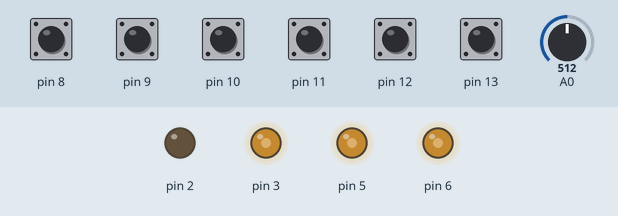
Recording of a sketch running on a simulated Arduino Nano, built with avr-gcc and run on an emulated ATmega328P. Shown: output pins drawn as LEDs (lit = HIGH). Dashed ring = blinking. Inputs (shaded band) come from the test bench; at power-on: pin 8–13 HIGH, A0 = 512. What the sketch prints to the serial monitor is not drawn.

Above: at 2.05 s.
2.3 s: A0 set to 716
At 2.41 s:
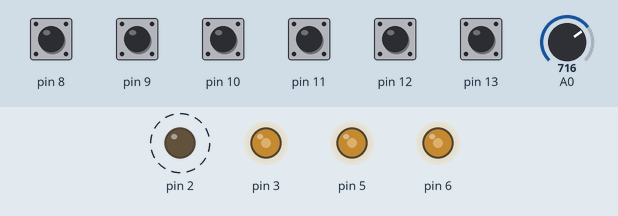
5.3 s: A0 set to 511
At 5.6 s:
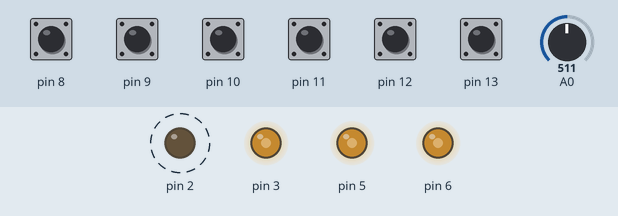
Timing chart, 0 to 14.3 s (numbered marks = the images above; inputs shaded):
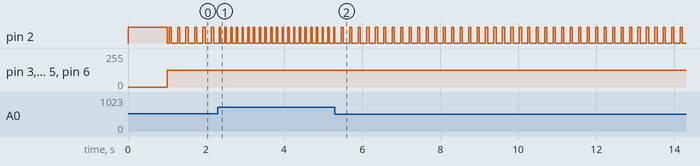

The sketch:

melty_brains.ino
```cpp
#include "avr/interrupt.h"

unsigned int rc[6];
float timer_period, previousAngle, time, currentAngle;
unsigned int T, T_reset, T_prev, T_offset, T_min, T_max;
unsigned short T_pointer=0;
unsigned int tics_before_reset;
int previousRc[5], throttle;
unsigned long previousMillis;
float radius = 0.03;
float fraction= 0.000;

void setup()
{
  Serial.begin(115200);
  pinMode (2, OUTPUT);
  digitalWrite(2, HIGH);
  for (int i=8; i<14; i++) {
    pinMode(i,INPUT);
  }

  // Timer1 setup
  TCCR1A = 0b00000000;
  TCCR1B = 0b00000011;        // Start timer1 with prescaler 8
  timer_period = 0.000004;    // One tick takes 4 us
  PORTB|=0b00111111;          // Turn on pullup resistors
  PCMSK0=0b00111111;          // Pin change interrupt 0 bit mask: we interrupt on change on pins PCINT0-5 (arduino nano pins 8 - 13)
  PCICR=0b00000001;           // Enable pin change interrupt 0
  sei();                      // Global interrupt enable
  TCNT1 = 0;                  // Reset timer1

  T_min = (unsigned int) (0.0005 / timer_period); // shorter than 0.5ms pwm signal is ignored
  T_max = (unsigned int) (0.003 / timer_period); // longer than 3ms pwm signal indicates frame end
  rc[0]=375;                  // Init rc with sane values
  rc[1]=375;
  rc[2]=375;
  rc[3]=375;
  rc[4]=375;
  rc[5]=375;

  tics_before_reset = (unsigned int) (0.10/timer_period); // 0.1 sec control loop (25000 tics)

  Serial.println("Read RC receiver test");
  pinMode(6, OUTPUT);
  delay(1000);
}

void loop() //Main Loop
{
  while (TCNT1 < tics_before_reset) ; // Wait until start of new frame

  cli(); // No interrupts allowed when modifying timer1
  T_reset = TCNT1;
  TCNT1 = 0;
  T_offset = T_reset - T_prev;
  T_prev=0;
  sei(); // Reactivate interrupts.


  float heading = headingSet(rc[0], rc[2]);  //should return angle in radians of vectore (rc[1],rc[3])
  long translationalSpeed = speedSet(rc[0], rc[2]);  //should return magnitude of vector (rc[1],rc[3])
  if (rc[5]< previousRc[5] + 10 && rc[5] > previousRc[5] - 10) {
     throttle= map(rc[5], 268, 483, 0, 255);  //should map rc[6] between 0 and 255
   }
  previousRc[5]=rc[5];
  time = millis()- previousMillis;
  previousMillis= millis();
  currentAngle  = currentAngleSet(analogRead(A0), rc[4], previousAngle, time);
  previousAngle = currentAngle;
  if (currentAngle > 5.4978 || currentAngle < 0.7854){
    digitalWrite(2, HIGH);
  }
  else{
    digitalWrite(2, LOW);
  }


  controlMotor(throttle,heading, currentAngle, translationalSpeed, 3);

  controlMotor(throttle,heading, currentAngle, translationalSpeed, 5);
  controlMotor(throttle,heading, currentAngle, translationalSpeed, 6);

  Serial.print(heading*57.300);
  Serial.print("\t");
  Serial.print(translationalSpeed);
  Serial.print("\t");
  Serial.print(currentAngle*57.300);
  Serial.print("\t");
  Serial.print(map(analogRead(A0), 0, 1000, -4934, 9707));
  Serial.print("\t");
  Serial.print(time);
  Serial.print("\t");
  Serial.println(throttle);
  /*if( throttle > 20){
    //analogWrite (6, throttle);
    analogWrite (5, throttle);
    analogWrite (3, throttle);
  }
  else {
    //analogWrite (6, 0);
    analogWrite (5, 0);
    analogWrite (3, 0);
  } */
}


ISR(PCINT0_vect) {
  T = TCNT1 - T_prev + T_offset;
  if (T > T_min) {
    T_prev = TCNT1;
    T_offset=0;
    if (T > T_max) {
      T_pointer = 0;
    }
    else {
      rc[T_pointer] = T;
      T_pointer++;
      if (T_pointer > 5) T_pointer--; // overflow protection (glitches can happen...)
    }
  }
}

float headingSet(int x, int y){
  float angle;
  float trueX = map(x, 270, 480, -1000, 1000);
  float trueY = map(y, 270, 480, -1000, 1000);
  float YoverX = trueY/trueX ;
  float fraction = abs (YoverX);
  if (trueY >= 0 && trueX >= 0) {
    angle= 4.71239 + atan(fraction);
  }
  else if (trueY <= 0 && trueX >= 0){
    angle = 4.71239 - atan(fraction);
  }
  else if (trueY <= 0 && trueX <= 0){
    angle = 1.57080 + atan(fraction);
  }
  else if (trueY >= 0 && trueX <= 0){
    angle = 1.57080 - atan(fraction);
  }
  return(angle);
}

long speedSet(int x, int y){
  long trueX = map(x, 270, 480, -1000, 1000);
  long trueY = map(y, 270, 480, -1000, 1000);
  long modulus= (sqrt(sq(trueX) + sq(trueY)));
  long modulusMap = map(modulus, 0, 1415, 0, 255);
  return ( modulusMap);

}

float currentAngleSet(int x, int y, float z, float t){
  int acceleration = map(x, 0, 1000, -4934, 9707);
  int rudder = map(y, 270, 480, -1000, 1000);
  int value = (z*1000 + (sqrt(acceleration/(100*radius))*t));
  int currentAngle = (value % 6283);
  return ((currentAngle/1000.0) + fraction*rudder);
}

void controlMotor(int throttle, double heading, double currentAngle, int translationalSpeed, int motor){
  int offset;
  if (motor== 3){
    offset = 0;
  }
  if (motor == 5){
    offset = 2094;
  }
  if (motor == 6){
    offset = 4188;
  }

  int currentAngleTimes1000 = currentAngle*1000;
  if (translationalSpeed < 50 && throttle > 20){
    analogWrite (motor, throttle);
  }

  else if ((((currentAngleTimes1000 + offset - 1570 + 6283) % 6281) < heading*1000) && ((currentAngleTimes1000 + offset + 1570 + 6283) % 6283) > heading*1000) {
    analogWrite (motor, 0);
  }
  else {
    analogWrite (motor, throttle);
  }
}
```

Measured:
- after the input at 2.3 s, pin 2: alternates HIGH for 0.04 s and LOW for 0.11 s, starting after 0.18 s
- after the input at 5.3 s, pin 2: alternates HIGH for 0.06 s and LOW for 0.16 s, starting after 0.17 s
- by itself, pin 2: repeats every 0.22 s: HIGH 0.05 s, LOW 0.16 s
